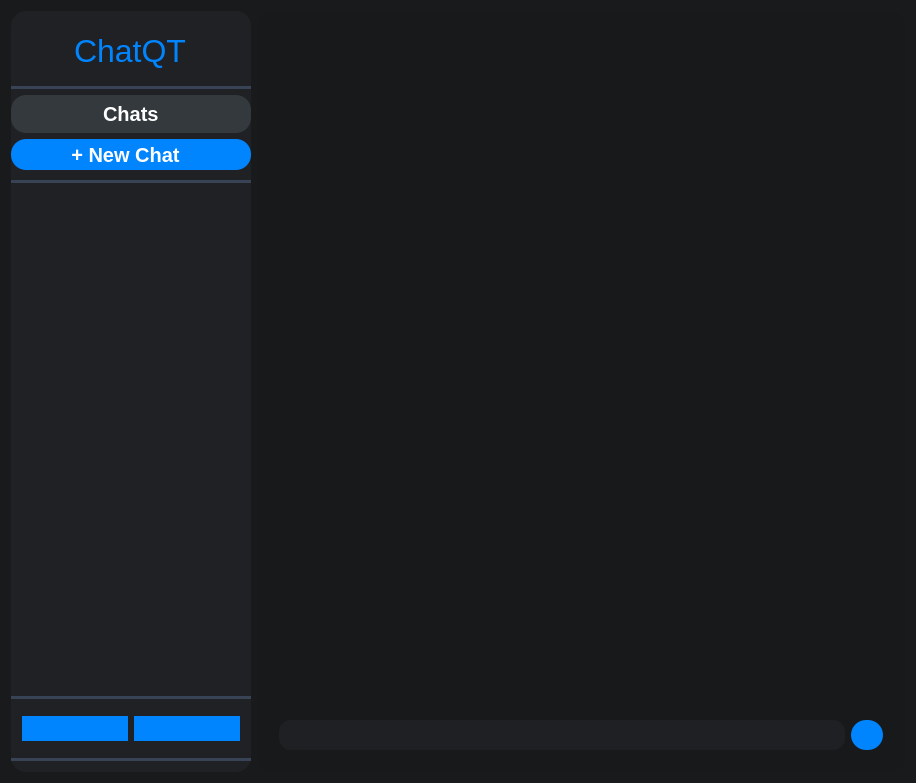
<?xml version="1.0" encoding="UTF-8"?>
<ui version="4.0">
 <class>ChatGuiClass</class>
 <widget class="QMainWindow" name="ChatGuiClass">
  <property name="geometry">
   <rect>
    <x>0</x>
    <y>0</y>
    <width>916</width>
    <height>783</height>
   </rect>
  </property>
  <property name="windowTitle">
   <string>ChatGui</string>
  </property>
  <property name="styleSheet">
   <string notr="true">QMainWindow{
background-color:#191a1b;
}

QWidget{
background-color:#191a1b;
}</string>
  </property>
  <widget class="QWidget" name="centralWidget">
   <layout class="QHBoxLayout" name="horizontalLayout">
    <item>
     <widget class="QFrame" name="LeftFrame">
      <property name="maximumSize">
       <size>
        <width>240</width>
        <height>16777215</height>
       </size>
      </property>
      <property name="styleSheet">
       <string notr="true">background-color: rgb(32, 33, 36);
border-radius:15px;</string>
      </property>
      <property name="frameShape">
       <enum>QFrame::StyledPanel</enum>
      </property>
      <property name="frameShadow">
       <enum>QFrame::Raised</enum>
      </property>
      <layout class="QVBoxLayout" name="verticalLayout">
       <property name="leftMargin">
        <number>0</number>
       </property>
       <property name="rightMargin">
        <number>0</number>
       </property>
       <item>
        <widget class="QFrame" name="FChatQt">
         <property name="maximumSize">
          <size>
           <width>16777215</width>
           <height>70</height>
          </size>
         </property>
         <property name="frameShape">
          <enum>QFrame::StyledPanel</enum>
         </property>
         <property name="frameShadow">
          <enum>QFrame::Raised</enum>
         </property>
         <layout class="QHBoxLayout" name="horizontalLayout_6">
          <item alignment="Qt::AlignHCenter">
           <widget class="QLabel" name="label">
            <property name="font">
             <font>
              <pointsize>24</pointsize>
             </font>
            </property>
            <property name="styleSheet">
             <string notr="true">
color: rgb(0, 133, 255);</string>
            </property>
            <property name="text">
             <string>ChatQT</string>
            </property>
           </widget>
          </item>
         </layout>
        </widget>
       </item>
       <item>
        <widget class="QProgressBar" name="progressBar_5">
         <property name="maximumSize">
          <size>
           <width>16777215</width>
           <height>3</height>
          </size>
         </property>
         <property name="styleSheet">
          <string notr="true">

QProgressBar::chunk {
  background-color: #384456;
}
</string>
         </property>
         <property name="value">
          <number>100</number>
         </property>
         <property name="textVisible">
          <bool>false</bool>
         </property>
        </widget>
       </item>
       <item>
        <widget class="QFrame" name="frame_3">
         <property name="minimumSize">
          <size>
           <width>100</width>
           <height>30</height>
          </size>
         </property>
         <property name="maximumSize">
          <size>
           <width>16777215</width>
           <height>38</height>
          </size>
         </property>
         <property name="styleSheet">
          <string notr="true">background-color: rgb(52, 57, 61);
border-radius:15px;</string>
         </property>
         <property name="frameShape">
          <enum>QFrame::StyledPanel</enum>
         </property>
         <property name="frameShadow">
          <enum>QFrame::Raised</enum>
         </property>
         <layout class="QHBoxLayout" name="horizontalLayout_5">
          <item alignment="Qt::AlignHCenter">
           <widget class="QLabel" name="label_2">
            <property name="font">
             <font>
              <pointsize>15</pointsize>
              <weight>75</weight>
              <bold>true</bold>
             </font>
            </property>
            <property name="styleSheet">
             <string notr="true">color: rgb(255, 255, 255);</string>
            </property>
            <property name="text">
             <string>Chats</string>
            </property>
           </widget>
          </item>
         </layout>
        </widget>
       </item>
       <item>
        <widget class="QFrame" name="frame_4">
         <property name="sizePolicy">
          <sizepolicy hsizetype="Preferred" vsizetype="Expanding">
           <horstretch>0</horstretch>
           <verstretch>0</verstretch>
          </sizepolicy>
         </property>
         <property name="minimumSize">
          <size>
           <width>100</width>
           <height>25</height>
          </size>
         </property>
         <property name="maximumSize">
          <size>
           <width>16777215</width>
           <height>35</height>
          </size>
         </property>
         <property name="frameShape">
          <enum>QFrame::StyledPanel</enum>
         </property>
         <property name="frameShadow">
          <enum>QFrame::Raised</enum>
         </property>
         <widget class="QPushButton" name="CreateNewButton">
          <property name="geometry">
           <rect>
            <x>0</x>
            <y>0</y>
            <width>240</width>
            <height>31</height>
           </rect>
          </property>
          <property name="sizePolicy">
           <sizepolicy hsizetype="Preferred" vsizetype="Fixed">
            <horstretch>0</horstretch>
            <verstretch>0</verstretch>
           </sizepolicy>
          </property>
          <property name="minimumSize">
           <size>
            <width>100</width>
            <height>25</height>
           </size>
          </property>
          <property name="font">
           <font>
            <pointsize>15</pointsize>
            <weight>75</weight>
            <bold>true</bold>
           </font>
          </property>
          <property name="styleSheet">
           <string notr="true">QPushButton{
background-color: rgb(0, 133, 255);
color: rgb(255, 255, 255);
border-radius:15px;
}
QPushButton::hover{
background-color:#0865c5;
}</string>
          </property>
          <property name="text">
           <string>+ New Chat  </string>
          </property>
         </widget>
        </widget>
       </item>
       <item>
        <widget class="QProgressBar" name="progressBar_2">
         <property name="maximumSize">
          <size>
           <width>16777215</width>
           <height>3</height>
          </size>
         </property>
         <property name="styleSheet">
          <string notr="true">

QProgressBar::chunk {
  background-color: #384456;
}
</string>
         </property>
         <property name="value">
          <number>100</number>
         </property>
         <property name="textVisible">
          <bool>false</bool>
         </property>
        </widget>
       </item>
       <item>
        <widget class="QScrollArea" name="ChatHistoryFrame">
         <property name="sizePolicy">
          <sizepolicy hsizetype="Expanding" vsizetype="Expanding">
           <horstretch>0</horstretch>
           <verstretch>0</verstretch>
          </sizepolicy>
         </property>
         <property name="maximumSize">
          <size>
           <width>16777215</width>
           <height>99999</height>
          </size>
         </property>
         <property name="styleSheet">
          <string notr="true"/>
         </property>
         <property name="widgetResizable">
          <bool>true</bool>
         </property>
         <widget class="QWidget" name="scrollAreaWidgetContents_3">
          <property name="geometry">
           <rect>
            <x>0</x>
            <y>0</y>
            <width>240</width>
            <height>514</height>
           </rect>
          </property>
          <layout class="QVBoxLayout" name="verticalLayout_2"/>
         </widget>
        </widget>
       </item>
       <item>
        <widget class="QProgressBar" name="progressBar">
         <property name="maximumSize">
          <size>
           <width>16777215</width>
           <height>3</height>
          </size>
         </property>
         <property name="styleSheet">
          <string notr="true">

QProgressBar::chunk {
  background-color: #384456;
}
</string>
         </property>
         <property name="value">
          <number>100</number>
         </property>
         <property name="textVisible">
          <bool>false</bool>
         </property>
        </widget>
       </item>
       <item alignment="Qt::AlignBottom">
        <widget class="QFrame" name="frame">
         <property name="frameShape">
          <enum>QFrame::StyledPanel</enum>
         </property>
         <property name="frameShadow">
          <enum>QFrame::Raised</enum>
         </property>
         <layout class="QHBoxLayout" name="horizontalLayout_3">
          <item>
           <widget class="QPushButton" name="DeleteButton">
            <property name="sizePolicy">
             <sizepolicy hsizetype="Minimum" vsizetype="Minimum">
              <horstretch>0</horstretch>
              <verstretch>0</verstretch>
             </sizepolicy>
            </property>
            <property name="styleSheet">
             <string notr="true">QPushButton{
background-color: rgb(0, 133, 255);
color: rgb(255, 255, 255);
border-radius:15px;
}
QPushButton::hover{
background-color:#0865c5;
}</string>
            </property>
            <property name="text">
             <string/>
            </property>
            <property name="icon">
             <iconset>
              <normalon>:/ChatGui/Icon/trash-2.svg</normalon>
             </iconset>
            </property>
            <property name="iconSize">
             <size>
              <width>20</width>
              <height>20</height>
             </size>
            </property>
           </widget>
          </item>
          <item>
           <widget class="QPushButton" name="RenameButton">
            <property name="sizePolicy">
             <sizepolicy hsizetype="Preferred" vsizetype="Fixed">
              <horstretch>0</horstretch>
              <verstretch>0</verstretch>
             </sizepolicy>
            </property>
            <property name="minimumSize">
             <size>
              <width>100</width>
              <height>25</height>
             </size>
            </property>
            <property name="font">
             <font>
              <pointsize>15</pointsize>
              <weight>75</weight>
              <bold>true</bold>
             </font>
            </property>
            <property name="styleSheet">
             <string notr="true">QPushButton{
background-color: rgb(0, 133, 255);
color: rgb(255, 255, 255);
border-radius:15px;
}
QPushButton::hover{
background-color:#0865c5;
}</string>
            </property>
            <property name="text">
             <string/>
            </property>
            <property name="icon">
             <iconset>
              <normalon>:/ChatGui/Icon/pen (1).png</normalon>
             </iconset>
            </property>
            <property name="iconSize">
             <size>
              <width>20</width>
              <height>20</height>
             </size>
            </property>
           </widget>
          </item>
         </layout>
        </widget>
       </item>
       <item>
        <widget class="QProgressBar" name="progressBar_3">
         <property name="maximumSize">
          <size>
           <width>16777215</width>
           <height>3</height>
          </size>
         </property>
         <property name="styleSheet">
          <string notr="true">

QProgressBar::chunk {
  background-color: #384456;
}
</string>
         </property>
         <property name="value">
          <number>100</number>
         </property>
         <property name="textVisible">
          <bool>false</bool>
         </property>
        </widget>
       </item>
      </layout>
     </widget>
    </item>
    <item>
     <widget class="QFrame" name="RightFrame">
      <property name="styleSheet">
       <string notr="true">background-color:#18191a;
border-radius:15px;</string>
      </property>
      <property name="frameShape">
       <enum>QFrame::StyledPanel</enum>
      </property>
      <property name="frameShadow">
       <enum>QFrame::Raised</enum>
      </property>
      <layout class="QVBoxLayout" name="verticalLayout_4">
       <item>
        <widget class="QStackedWidget" name="stackedWidget">
         <widget class="QWidget" name="ChatFrame">
          <layout class="QVBoxLayout" name="verticalLayout_3">
           <item>
            <widget class="QScrollArea" name="TestMessageScrollArea">
             <property name="widgetResizable">
              <bool>true</bool>
             </property>
             <widget class="QWidget" name="scrollAreaWidgetContents_2">
              <property name="geometry">
               <rect>
                <x>0</x>
                <y>0</y>
                <width>616</width>
                <height>675</height>
               </rect>
              </property>
              <layout class="QVBoxLayout" name="verticalLayout_5"/>
             </widget>
            </widget>
           </item>
          </layout>
         </widget>
         <widget class="QWidget" name="page_4"/>
        </widget>
       </item>
       <item>
        <widget class="QFrame" name="SendMessageFrame_2">
         <property name="sizePolicy">
          <sizepolicy hsizetype="Preferred" vsizetype="Maximum">
           <horstretch>0</horstretch>
           <verstretch>0</verstretch>
          </sizepolicy>
         </property>
         <property name="maximumSize">
          <size>
           <width>16777215</width>
           <height>300</height>
          </size>
         </property>
         <property name="styleSheet">
          <string notr="true">background-color:#18191a;</string>
         </property>
         <property name="frameShape">
          <enum>QFrame::StyledPanel</enum>
         </property>
         <property name="frameShadow">
          <enum>QFrame::Raised</enum>
         </property>
         <layout class="QHBoxLayout" name="horizontalLayout_2">
          <item>
           <widget class="QTextEdit" name="textEdit">
            <property name="sizePolicy">
             <sizepolicy hsizetype="Expanding" vsizetype="Ignored">
              <horstretch>0</horstretch>
              <verstretch>0</verstretch>
             </sizepolicy>
            </property>
            <property name="minimumSize">
             <size>
              <width>0</width>
              <height>0</height>
             </size>
            </property>
            <property name="maximumSize">
             <size>
              <width>16777215</width>
              <height>300</height>
             </size>
            </property>
            <property name="font">
             <font>
              <pointsize>12</pointsize>
             </font>
            </property>
            <property name="styleSheet">
             <string notr="true">background-color:#1f2023;
color: rgb(255, 255, 255);
border-radius:12px;</string>
            </property>
           </widget>
          </item>
          <item>
           <widget class="QPushButton" name="SendButton">
            <property name="minimumSize">
             <size>
              <width>30</width>
              <height>30</height>
             </size>
            </property>
            <property name="styleSheet">
             <string notr="true">QPushButton{
background-color:#0085ff;
border-radius:15px;
}

QPushButton::hover{
background-color:#0865c5;
}</string>
            </property>
            <property name="text">
             <string/>
            </property>
            <property name="icon">
             <iconset>
              <normalon>:/ChatGui/Icon/send.svg</normalon>
             </iconset>
            </property>
            <property name="iconSize">
             <size>
              <width>20</width>
              <height>20</height>
             </size>
            </property>
           </widget>
          </item>
         </layout>
        </widget>
       </item>
      </layout>
     </widget>
    </item>
   </layout>
  </widget>
 </widget>
 <layoutdefault spacing="6" margin="11"/>
 <resources>
  <include location="ChatGui.qrc"/>
 </resources>
 <connections/>
</ui>
